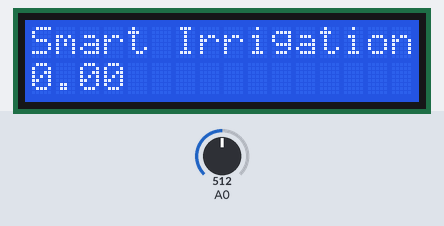
A sketch run on a simulated Arduino Uno, built with avr-gcc and run on an emulated ATmega328P. Parts: 16×2 character LCD. The test bench sets the inputs (shaded band); at power-on: A0 = 512.

Above: at 1.2 s.
1.3 s: A0 set to 900
At 1.6 s:
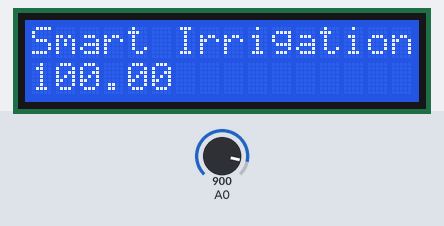
2.8 s: A0 set to 716
At 3.5 s:
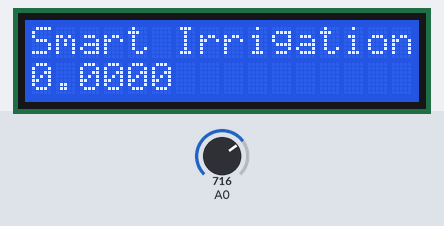
Timing chart, 0 to 5.8 s (numbered marks = the images above; inputs shaded):
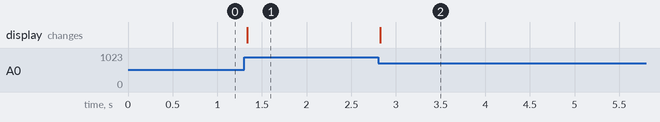

Measured:
- after the input at 1.3 s, the display: changes at once (image 1)
- after the input at 2.8 s, the display: changes at once (image 2)

The sketch:

lineMeter.ino
```cpp
// C++ code
//
#include "LiquidCrystal_I2C.h"

int soil_moisture = 0;

float soil_moisture_percentage = 0;

LiquidCrystal_I2C lcd_1(32, 16, 2);

void setup()
{
  lcd_1.init();
  pinMode(A0, INPUT);

  lcd_1.setCursor(0, 0);
  lcd_1.backlight();
  lcd_1.display();
}

void loop()
{
  soil_moisture = analogRead(A0);
  soil_moisture_percentage = ((soil_moisture / 876) * 100);
  lcd_1.setCursor(0, 0);
  lcd_1.print("Smart Irrigation");
  lcd_1.setCursor(0, 1);
  lcd_1.print(soil_moisture_percentage);
  delay(10); // Delay a little bit to improve simulation performance
}
```
